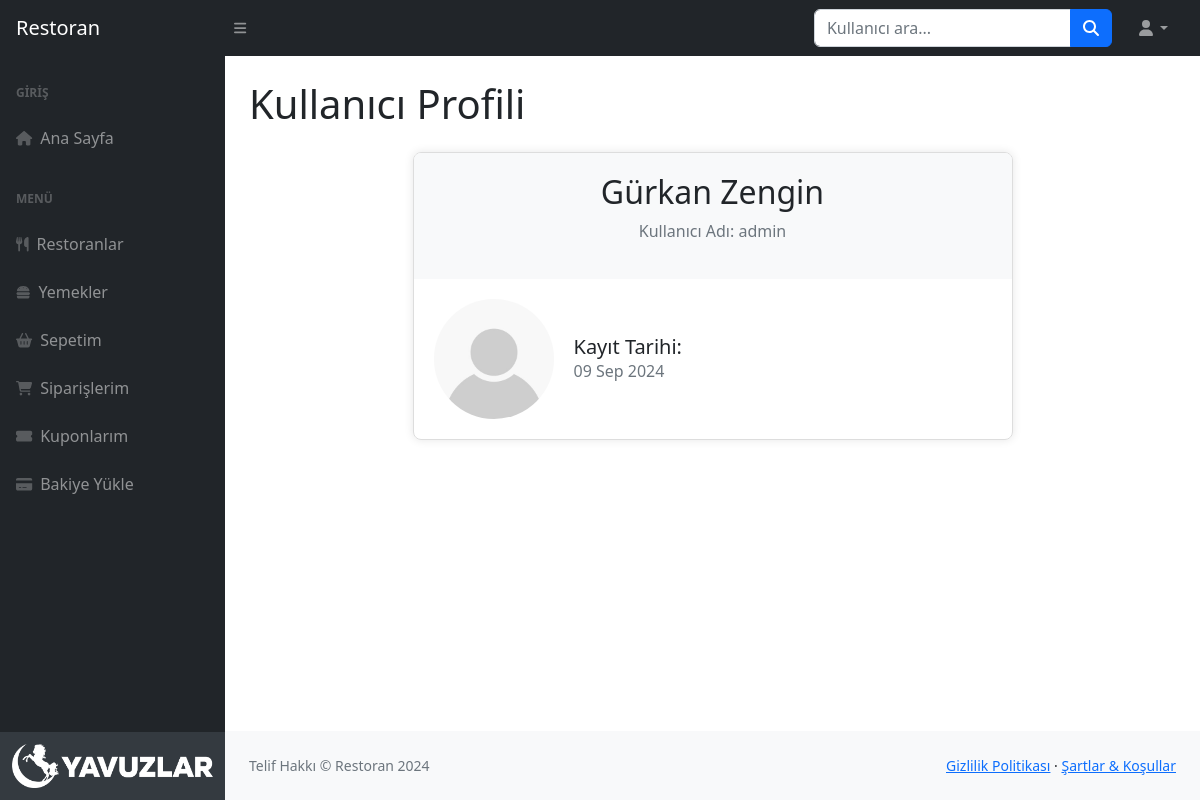
/user-profile.php?id=1 (signed in), run on the app's committed database.
### tables this page shows
CREATE TABLE `users` (
  `id` int NOT NULL,
  `company_id` int DEFAULT NULL,
  `role` enum('admin','owner','user') NOT NULL,
  `name` varchar(100) NOT NULL,
  `surname` varchar(100) NOT NULL,
  `username` varchar(100) NOT NULL,
  `password` varchar(255) NOT NULL,
  `balance` decimal(10,2) DEFAULT '5000.00',
  `created_at` timestamp NULL DEFAULT CURRENT_TIMESTAMP,
  `deleted_at` timestamp NULL DEFAULT NULL,
  `image_path` text
);

### user-profile.php (the view, shortened to what this page needs)
<?php
require 'db.php';
require 'query/check.php';
$user_id = $_GET['id'] ?? null;
if ($user_id) {
    $stmt = $pdo->prepare("SELECT * FROM users WHERE id = :id AND deleted_at IS NULL");
    $stmt->execute(['id' => $user_id]);
    $user = $stmt->fetch(PDO::FETCH_ASSOC);
    $imagePath = '../images/user/' . ($user['image_path'] ?? 'default.jpg');
    $createdAt = new DateTime($user['created_at']);
    $formattedDate = $createdAt->format('d M Y');
} else {
    header('Location: error.php');
    exit();
}
?>
<!DOCTYPE html>
<html lang="en">
<head>
  <link href="../css/styles.css" rel="stylesheet" />
</head>
<body class="sb-nav-fixed">
  <?php require 'layout/sidebar.php'; ?>
  <div id="layoutSidenav_content">
    <main>
      <div class="container-fluid px-4">
        <h1 class="my-4">Kullanıcı Profili</h1>
        <div class="profile-card">
          <div class="profile-card-header">
            <h2><?php echo htmlspecialchars($user['name']) . ' ' . htmlspecialchars($user['surname']); ?></h2>
            <p class="text-muted">Kullanıcı Adı: <?php echo htmlspecialchars($user['username']); ?></p>
          </div>
          <div class="profile-card-body">
            <img src="<?php echo htmlspecialchars($imagePath); ?>" alt="Profil Resmi">
            <div class="details">
              <h5>Kayıt Tarihi:</h5>
              <p><?php echo htmlspecialchars($formattedDate); ?></p>
            </div>
          </div>
        </div>
      </div>
    </main>
    <?php require 'layout/footer.php'; ?>
</body>
</html>

### user-profile.php (style rules this page uses)
.profile-card { max-width: 600px; margin: 0 auto; border: 1px solid #ddd; border-radius: 8px; overflow: hidden; box-shadow: 0 0 10px rgba(0, 0, 0, 0.1); }
.profile-card-header { background-color: #f8f9fa; padding: 20px; text-align: center; }
.profile-card-body { padding: 20px; display: flex; align-items: center; gap: 20px; }
.profile-card-body img { border-radius: 50%; width: 120px; height: 120px; object-fit: cover; }
.profile-card-body .details { flex: 1; }
.profile-card-body .details h5 { margin: 0; font-size: 1.25rem; }
.profile-card-body .details p { margin: 0; color: #6c757d; }

### data on the page
users: name "Gürkan", surname "Zengin", username "admin", created_at "09 Sep 2024"
